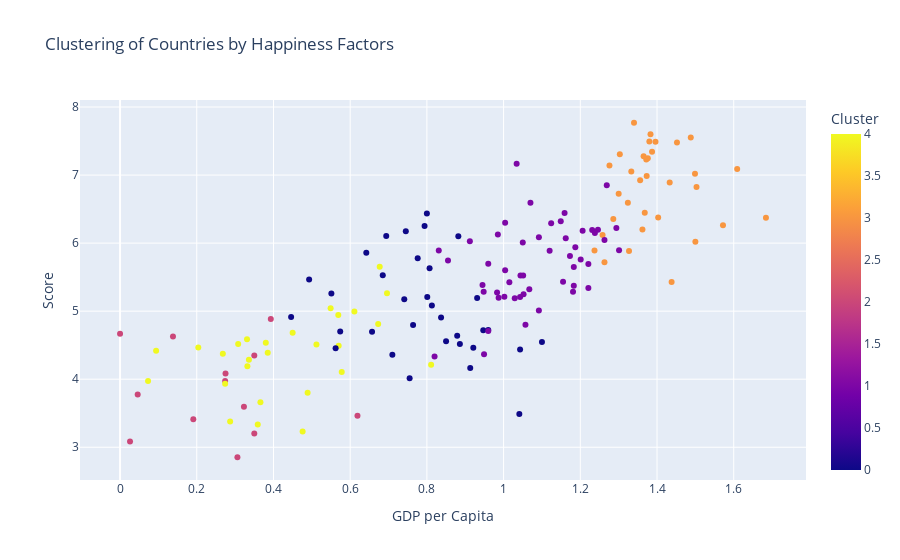

Notebook source saved alongside this figure:
### Code cell
from sklearn.cluster import KMeans

# Prepare data
X = filtered_df[['GDP per Capita', 'Family', 'Life Expectancy', 'Freedom', 'Generosity', 'Perceptions of Corruption']]
kmeans = KMeans(n_clusters=5)  # Choose the number of clusters
clusters = kmeans.fit_predict(X)

# Add cluster information to DataFrame
filtered_df['Cluster'] = clusters

# Plot clustering results
fig = px.scatter(filtered_df, x='GDP per Capita', y='Score', color='Cluster', title='Clustering of Countries by Happiness Factors')
fig.show()

### Figure 1 — Plotly figure (JSON) as saved in the notebook; plotly's stock layout.template omitted (floating-point values rounded to 4 significant figures; data arrays with more than 128 entries replaced by an {"elided": "..."} marker saying what was removed)
{"data": [{"hovertemplate": "GDP per Capita=%{x}<br>Score=%{y}<br>Cluster=%{marker.color}<extra></extra>", "legendgroup": "", "marker": {"color": {"elided": "156 int values"}, "coloraxis": "coloraxis", "symbol": "circle"}, "mode": "markers", "name": "", "orientation": "v", "showlegend": false, "type": "scatter", "x": {"elided": "156 float values"}, "xaxis": "x", "y": {"elided": "156 float values"}, "yaxis": "y"}], "layout": {"coloraxis": {"colorbar": {"title": {"text": "Cluster"}}, "colorscale": [[0, "#0d0887"], [0.1111, "#46039f"], [0.2222, "#7201a8"], [0.3333, "#9c179e"], [0.4444, "#bd3786"], [0.5556, "#d8576b"], [0.6667, "#ed7953"], [0.7778, "#fb9f3a"], [0.8889, "#fdca26"], [1, "#f0f921"]]}, "legend": {"tracegroupgap": 0}, "title": {"text": "Clustering of Countries by Happiness Factors"}, "xaxis": {"anchor": "y", "domain": [0, 1], "title": {"text": "GDP per Capita"}}, "yaxis": {"anchor": "x", "domain": [0, 1], "title": {"text": "Score"}}}}
